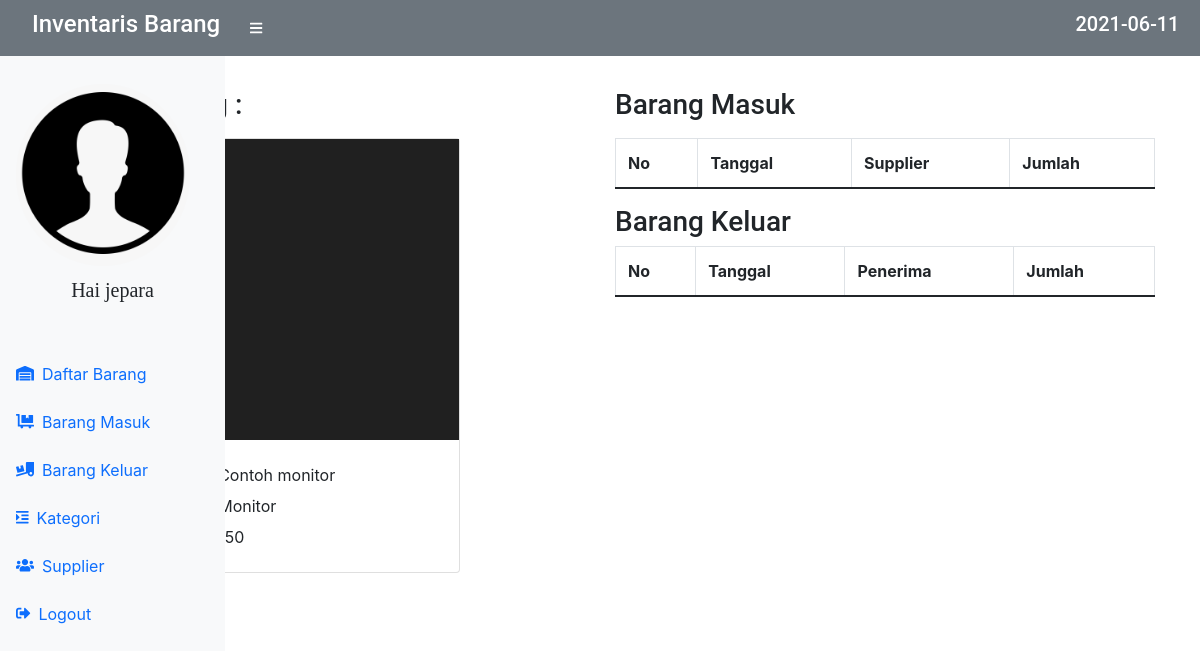
The page /view.php?id=57 (signed in) on the database its author committed.
### tables this page shows
CREATE TABLE `stock` (
  `idbarang` int(11) NOT NULL,
  `idkategori` int(11) NOT NULL,
  `namabarang` varchar(25) NOT NULL,
  `deskripsi` varchar(25) NOT NULL,
  `stock` int(11) NOT NULL,
  `image` varchar(99) DEFAULT NULL,
  `status` enum('pending','approve') NOT NULL
);

CREATE TABLE `kategori` (
  `idkategori` int(11) NOT NULL,
  `kategori` varchar(25) NOT NULL
);

### view.php (the view, shortened to what this page needs)
<?php
require 'function.php';
$idbarang = $_GET['id'];
$get = mysqli_query($conn, "select * from stock s, kategori k where idbarang='$idbarang' AND k.idkategori = s.idkategori");
$fetch = mysqli_fetch_assoc($get);
$namabarang = $fetch['namabarang'];
$kategori = $fetch['kategori'];
$stock = $fetch['stock'];
 $gambar = $fetch['image'];
    if($gambar==null){
 $img = 'Tidak ada Gambar';
    }else{
 $img = '<img class = card-img-top" src="images/'.$gambar.'" alt="Card image" style="width:100%">';
 }
?>
<!DOCTYPE html>
<html>
<head>
        <link href="https://cdn.jsdelivr.net/npm/simple-datatables@latest/dist/style.css" rel="stylesheet" />
        <link href="css/styles.css" rel="stylesheet" />
        <link rel="stylesheet" href="https://maxcdn.bootstrapcdn.com/bootstrap/4.5.2/css/bootstrap.min.css">
        <link rel="stylesheet" type="text/css" href="https://cdn.datatables.net/1.10.25/css/jquery.dataTables.css">
</head>
<body>
  <body class="sb-nav-fixed">
        <nav class="sb-topnav navbar navbar-expand navbar-secondary bg-secondary">
            <a class="navbar-brand ps-3 text-white" href="index.php"><h4>Inventaris Barang</h4></a>
            <button class="btn btn-link btn-sm order-1 order-lg-0 me-4 me-lg-0" id="sidebarToggle" href="#!"><i class="fas fa-bars text-white"></i></button>
            <ul class="navbar-nav ml-auto">
            <h5 class="text-white"><?php echo date('Y-m-d');?></h5>&nbsp;
       </ul>
        </nav>
        <div id="layoutSidenav">
            <div id="layoutSidenav_nav">
                <nav class="sb-sidenav accordion sb-sidenav bg-light" id="sidenavAccordion">
                    <div class="sb-sidenav-menu">
                        <div class="nav">
                            <div class="sb-sidenav-menu-heading"><img style="width: 90%" src="images/J.png" class="rounded-circle" alt="Cinque Terre"></div>
                            <Center><h5 style="font-family: cursive ">Hai <?php echo $_SESSION['username']; ?></h5></Center>
                            <div class="sb-sidenav-menu-heading"></div>
                            <a class="nav-link" href="index.php">
                                <div class="sb-nav-link-icon"><i class="fas fa-warehouse"></i></div>
                                Daftar Barang
                            </a>
                            <a class="nav-link" href="masuk.php">
                                <div class="sb-nav-link-icon"><i class="fas fa-dolly-flatbed"></i></div>
                                Barang Masuk
                            </a>
                            <a class="nav-link" href="keluar.php">
                                <div class="sb-nav-link-icon"><i class="fas fa-truck-loading"></i></div>
                                Barang Keluar
                            </a>
                            <a class="nav-link" href="kategori.php">
                                <div class="sb-nav-link-icon"><i class="fas fa-indent"></i></div>
                                Kategori
                            </a>
                            <a class="nav-link" href="supplier.php">
                                <div class="sb-nav-link-icon"><i class="fas fa-users"></i></div>
                                Supplier
                            </a>
                            <a class="nav-link" href="logout.php">
                                <div class="sb-nav-link-icon"><i class="fas fa-sign-out-alt"></i></div>
                                Logout
                            </a>
                        </div>
                    </div>
                </nav>
            </div>
	<div class="container">
  <div class="row">
    <div class="col"><br><br><br>
     <div class="container">
		<p><h3>Detail Barang : </h3></p>
	<div class="card" style="width:400px">
	<?=$img;?>
    <div class="card-body">
      <table >
        <tr>
          <th style="font-size: 120%">Nama Barang</th>
          <td></td>
          <td>:</td>
          <td><?=$namabarang;?></td>
        </tr>
        <tr>
          <th style="font-size: 120%">Kategori</th>
          <td></td>
           <td>:</td>
           <td><?=$kategori;?></td>
        </tr>
        <tr>
          <th style="font-size: 120%">Stok</th>
          <td></td>
           <td>:</td>
           <td><?=$stock;?></td>
        </tr>
      </table>
    </div>
  </div>
</div>
    </div>
    <div class="col">
    	<br><br><br>
    	<p><h3>Barang Masuk </h3></p>
    	 <table id="viewmasuk" class="table table-bordered" cellspacing="0" width="100%">
                                    <thead>
                                        <tr>
                                            <th>No</th>
                                            <th>Tanggal</th>
                                            <th>Supplier</th>
                                            <th>Jumlah</th>
                                            </tr>
                                    </thead>
                                <table id="viewkeluar" class="table table-bordered" cellspacing="0" width="100%">
                                	<h3>Barang Keluar</h3>
                                    <thead>
                                        <tr>
                                            <th>No</th>
                                            <th>Tanggal</th>
                                            <th>Penerima</th>
                                            <th>Jumlah</th>
                                            </tr>
                                    </thead>
                                </table>
                            </div>
   							 </div>
</body>
</html>

### rows shown on the page
stock: image (picture), namabarang "Contoh monitor", idkategori.kategori "Monitor", stock "150"

### other values the page prints
$_SESSION['username'] "jepara"
